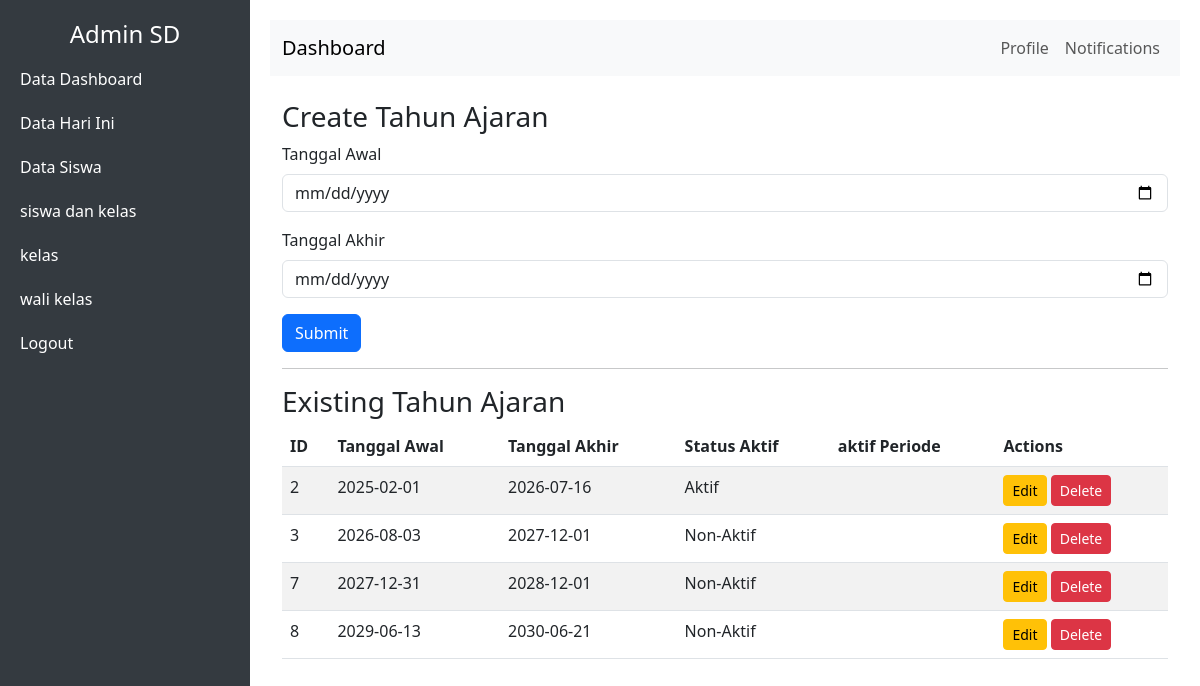
Screenshot of /periode.php (signed in) with the database file from the repository.
### tables this page shows
CREATE TABLE `tingkat` (
  `id_tingkat` int(10) NOT NULL AUTO_INCREMENT,
  `tingkat` varchar(100) DEFAULT NULL,
  `status_hapus` int(10) NOT NULL DEFAULT 0,
  PRIMARY KEY (`id_tingkat`)
);

CREATE TABLE `tahun_ajaran` (
  `id_tahun_ajaran` int(11) NOT NULL AUTO_INCREMENT,
  `tanggal_awal` date NOT NULL,
  `tanggal_akhir` date NOT NULL,
  `status_aktif` int(10) DEFAULT 0,
  `status_hapus` int(10) DEFAULT 0,
  PRIMARY KEY (`id_tahun_ajaran`)
);

### periode.php (the view, shortened to what this page needs)
<?php
include "koneksi.php";
?>
<!DOCTYPE html>
<html lang="en">
<head>
    <link href="https://cdn.jsdelivr.net/npm/bootstrap@5.3.0/dist/css/bootstrap.min.css" rel="stylesheet">
</head>
<body>
    <?php include "navbar.php"; ?>
    <div class="content">
        <nav class="navbar navbar-expand-lg navbar-light bg-light">
            <div class="container-fluid">
                <a class="navbar-brand" href="#">Dashboard</a>
                <div class="collapse navbar-collapse" id="navbarNav">
                    <ul class="navbar-nav ms-auto">
                        <li class="nav-item">
                            <a class="nav-link" href="#">Profile</a>
                        </li>
                        <li class="nav-item">
                            <a class="nav-link" href="#">Notifications</a>
                        </li>
                    </ul>
                </div>
            </div>
        </nav>
        <div class="container mt-4">
            <h3>Create Tahun Ajaran</h3>
            <form method="POST" action="periode.php">
                <div class="mb-3">
                    <label for="tanggal_awal" class="form-label">Tanggal Awal</label>
                    <input type="date" class="form-control" id="tanggal_awal" name="tanggal_awal" required>
                </div>
                <div class="mb-3">
                    <label for="tanggal_akhir" class="form-label">Tanggal Akhir</label>
                    <input type="date" class="form-control" id="tanggal_akhir" name="tanggal_akhir" required>
                </div>
                <button type="submit" name="submit" class="btn btn-primary">Submit</button>
            </form>
            <hr>
            <h3>Existing Tahun Ajaran</h3>
            <table class="table table-striped">
                <thead>
                    <tr>
                        <th scope="col">ID</th>
                        <th scope="col">Tanggal Awal</th>
                        <th scope="col">Tanggal Akhir</th>
                        <th scope="col">Status Aktif</th>
                        <th scope="col">aktif Periode</th>
                        <th scope="col">Actions</th>
                    </tr>
                </thead>
                <tbody>
                    <?php
                    $sql = "SELECT * FROM tahun_ajaran WHERE status_hapus = '0'";
                    $result = mysqli_query($conn, $sql);
                    while ($row = mysqli_fetch_assoc($result)) :
                    ?>
                        <tr>
                            <td><?php echo $row['id_tahun_ajaran']; ?></td>
                            <td><?php echo $row['tanggal_awal']; ?></td>
                            <td><?php echo $row['tanggal_akhir']; ?></td>
                            <td><?php echo ($row['status_aktif'] == 1 ? 'Aktif' : 'Non-Aktif'); ?></td>
                            <td>
                            </td>
                            <td>
                                <a href="edit_periode.php?id_tahun_ajaran=<?php echo $row['id_tahun_ajaran']; ?>" class="btn btn-warning btn-sm">Edit</a>
                                <a href="delete_periode.php?delete=<?php echo $row['id_tahun_ajaran']; ?>" class="btn btn-danger btn-sm">Delete</a>
                            </td>
                        </tr>
                    <?php endwhile; ?>
                </tbody>
            </table>
        </div>
    </div>
</body>
</html>

### navbar.php (shortened to what this page needs)
<div class="sidebar">
    <?php
    if ($_SESSION['jabatan'] == 'admin') {
    ?>
        <h4 class="text-center">Super Admin</h4>
    <?php
    } elseif ($_SESSION['jabatan'] == 'jenjang') {
        $id = $_SESSION['id_user'];
        $query_cari_id = mysqli_query($conn, "SELECT * from jenjang where id_user = '$id'");
        $row_cari_id = mysqli_fetch_array($query_cari_id);
        $id_tingkat = $row_cari_id['id_tingkat'];
        $query_tangkap_tingkat = mysqli_query($conn, "SELECT * from tingkat where id_tingkat = '$id_tingkat'");
        $row_tangkap_tingkat = mysqli_fetch_array($query_tangkap_tingkat);
        $tingkat = $row_tangkap_tingkat['tingkat'];
    ?>
        <h4 class="text-center"> Admin <?php echo $tingkat; ?></h4>
    <?php
    }
    ?>
    <a href="data_dashboard.php">Data Dashboard</a>
    <a href="dashboard.php">Data Hari Ini</a>
    <a href="data_siswa.php">Data Siswa</a>
    <a href="data_siswa_kelas.php">siswa dan kelas</a>
    <?php
    if ($_SESSION['jabatan'] == 'jenjang') {
    ?>
        <a href="kelas.php">kelas</a>
        <a href="wali_kelas.php">wali kelas</a>
    <?php
    }
    ?>
    <a href="logout.php">Logout</a>
</div>

### periode.php (style rules this page uses)
body { display: flex; height: 100vh; margin: 0; overflow: hidden; }
.sidebar { width: 250px; background-color: #343a40; color: #fff; display: flex; flex-direction: column; padding: 20px 0; }
.sidebar a { color: #fff; text-decoration: none; padding: 10px 20px; display: block; }
.content { flex: 1; padding: 20px; overflow-y: auto; }
.navbar { background-color: #f8f9fa; }

### rows the page displays
tingkat: tingkat "SD"
tahun_ajaran: id_tahun_ajaran "2", tanggal_awal "2025-02-01", tanggal_akhir "2026-07-16", status_aktif "Aktif"
tahun_ajaran: id_tahun_ajaran "3", tanggal_awal "2026-08-03", tanggal_akhir "2027-12-01", status_aktif "Non-Aktif"
tahun_ajaran: id_tahun_ajaran "7", tanggal_awal "2027-12-31", tanggal_akhir "2028-12-01", status_aktif "Non-Aktif"
tahun_ajaran: id_tahun_ajaran "8", tanggal_awal "2029-06-13", tanggal_akhir "2030-06-21", status_aktif "Non-Aktif"
